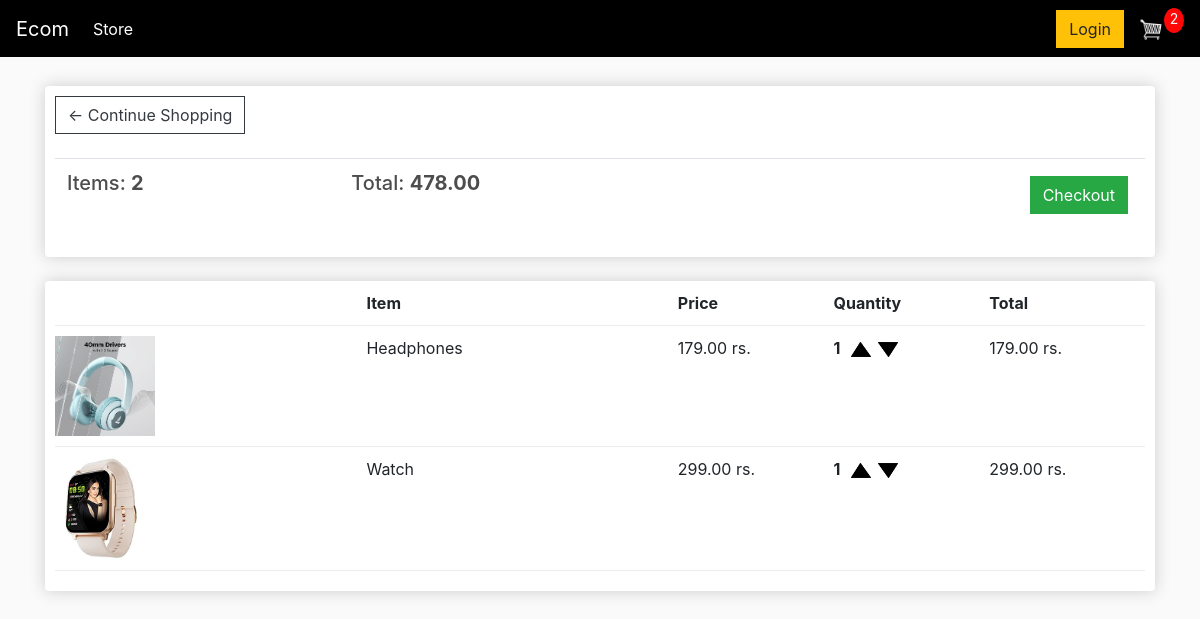
The app's page /cart/ (signed in) with its own data.
### store/models.py (models this page shows, shortened)
class  Order(models.Model):
    customer=models.ForeignKey(Customer, on_delete=models.SET_NULL,blank=True, null=True)
    date_orderd=models.DateTimeField(auto_now_add=True)
    complete=models.BooleanField(default=False,null=True,blank=False)
    transaction_id=models.CharField(max_length=200, null=True)
    @property
    def get_cart_total(self):
        orderitems=self.orderitem_set.all()
        total=sum([item.get_total for item in orderitems])
        return total
    @property
    def get_cart_items(self):
        orderitems=self.orderitem_set.all()
        total=sum([item.quantity for item in orderitems])
        return total

class OrderItem(models.Model):
    product=models.ForeignKey(Product, on_delete=models.SET_NULL,blank=True, null=True)
    order=models.ForeignKey(Order, on_delete=models.SET_NULL,blank=True, null=True)
    quantity=models.IntegerField(default=0, null=True, blank=True)
    date_added=models.DateTimeField(auto_now_add=True)
    @property
    def get_total(self):
        total=self.product.price*self.quantity
        return total

class Product(models.Model):
    name=models.CharField(max_length=200, null=True)
    price=models.DecimalField(max_digits=7, decimal_places=2)
    digital=models.BooleanField(default=False, null=True,blank=True)
    image=models.ImageField(null=True,blank=True)
    @property
    def imageURL(self):
        try:
            url=self.image.url
        except:
            url=''
        return url

### store/views.py (the view)
# urls.py: path('cart/', views.cart,name="cart"),
def cart(request):
	data = cartData(request)
	cartItems = data['cartItems']
	order = data['order']
	items = data['items']
	context = {'items':items, 'order':order, 'cartItems':cartItems}
	return render(request, 'store/cart.html', context)

### store/utils.py (called while the page is built)
def cartData(request):
	if request.user.is_authenticated:
		customer = request.user.customer
		order, created = Order.objects.get_or_create(customer=customer, complete=False)
		items = order.orderitem_set.all()
		cartItems = order.get_cart_items
	else:
		cookieData = cookieCart(request)
		cartItems = cookieData['cartItems']
		order = cookieData['order']
		items = cookieData['items']
	return {'cartItems':cartItems ,'order':order, 'items':items}

### store/templates/store/cart.html (shortened to what this page needs)
{% extends 'store/main.html' %}
{% load static %}
{% block content %}
<div class="row">
  <div class="col-lg-12">
    <div class="box-element">
      <a class="btn btn-outline-dark" href="{% url 'store' %}"
        >&#x2190; Continue Shopping</a
      >
      <br />
      <br />
      <table class="table">
        <tr>
          <th>
            <h5>Items: <strong>{{order.get_cart_items}}</strong></h5>
          </th>
          <th>
            <h5>
              Total: <strong>{{order.get_cart_total|floatformat:2}}</strong>
            </h5>
          </th>
          <th>
            <a
              style="float: right; margin: 5px"
              class="btn btn-success"
              href="{% url 'checkout' %}"
              >Checkout</a
            >
          </th>
        </tr>
      </table>
    </div>
    <br />
    <div class="box-element">
      <div class="cart-row">
        <div style="flex: 2"></div>
        <div style="flex: 2"><strong>Item</strong></div>
        <div style="flex: 1"><strong>Price</strong></div>
        <div style="flex: 1"><strong>Quantity</strong></div>
        <div style="flex: 1"><strong>Total</strong></div>
      </div>
      {% for item in items%}
      <div class="cart-row">
        <div style="flex: 2">
          <img
            class="row-image"
            src="{{item.product.imageURL}}"
            alt="Error in url"
          />
        </div>
        <div style="flex: 2">{{item.product.name}}</div>
        <div style="flex: 1">{{item.product.price|floatformat:2}} rs.</div>
        <div style="flex: 1; display: flex">
          <p class="quantity">{{item.quantity}}</p>
          <div class="quantity1">
            <img
              data-product="{{item.product.id}}"
              data-action="add"
              class="chg-quantity update-cart"
              src="{% static 'images/arrow-up.png' %}"
              alt=""
            />
            <img
              data-product="{{item.product.id}}"
              data-action="remove"
              class="chg-quantity update-cart"
              src="{% static 'images/arrow-down.png' %}"
              alt=""
            />
          </div>
        </div>
        <div style="flex: 1">{{item.get_total}} rs.</div>
      </div>
      {% endfor %}
    </div>
  </div>
</div>
{% endblock content %}

### static/css/main.css (style rules this page uses)
body { background-color: hsl(0, 0%, 98%); }
h1,h2,h3,h4,h5,h6 { color:hsl(0, 0%, 30%); }
.box-element { box-shadow:hsl(0, 0%, 80%) 0 0 16px; background-color: #fff; border-radius: 4px; padding: 10px; }
.col-lg-4, .col-lg-6, .col-lg-8, .col-lg-12 { margin-top: 5px; }
.btn { border-radius: 0; }
.row-image { width: 100px; }
.cart-row { display: flex; flex-direction: row; align-items: stretch; padding-bottom: 10px; margin-bottom: 10px; border-bottom: 1px solid #ececec; }
.quantity { display: inline-block; font-weight: 700; padding-right: 10px; }

### store/templates/store/cart.html (style rules this page uses)
.cart-row { display: flex; }
.quantity1 { width: 50px; }
.chg-quantity { width: 20px; margin: 1px; }

### records on screen
Order: get_cart_items "2", get_cart_total "478.00"
OrderItem: product.imageURL (picture), product.name "Headphones", product.price "179.00", quantity "1", get_total "179.00"
OrderItem: product.imageURL (picture), product.name "Watch", product.price "299.00", quantity "1", get_total "299.00"

### other values on screen
{{ cartItems }} "2"
